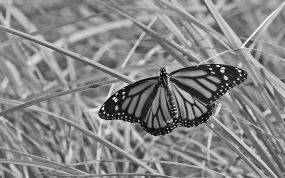
#> input picture exc3/butterfly.jpg, 285 x 178 px
$ jupyter execute exc3.ipynb   (shell and % lines are left out)
#> lines starting #> are read from the running program, lines starting #| are printed output that depends on the picture
Q1. Average and Gaussian Filtering

[cell 1]
import cv2 as cv
import numpy as np
from matplotlib import pyplot as plt

img = cv.imread('butterfly.jpg',cv.IMREAD_REDUCED_GRAYSCALE_4)
#> img is the input picture: shape (178, 285); min 8, max 254, mean 134
assert img is not None
kernel = np.ones((9,9),np.float32)/81
avg = cv.filter2D(img,-1,kernel)
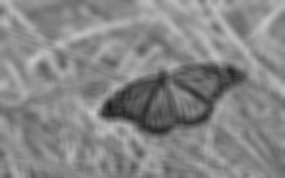
#> avg: shape (178, 285); min 29, max 200, mean 134
gaus = cv.GaussianBlur(img,(9,9),sigmaX=4,sigmaY=4)

fig,ax = plt.subplots(1,3,figsize=(20,20))
ax[0].imshow(cv.cvtColor(img,cv.COLOR_BGR2RGB))
ax[0].set_xticks([]),ax[0].set_yticks([])
ax[0].set_title("Original")
ax[1].imshow(cv.cvtColor(avg,cv.COLOR_BGR2RGB))
ax[1].set_xticks([]),ax[1].set_yticks([])
ax[1].set_title("Average  filtering ")
ax[2].imshow(cv.cvtColor(gaus,cv.COLOR_BGR2RGB))
ax[2].set_xticks([]),ax[2].set_yticks([])
ax[2].set_title("Gaussian filtering")
plt.show()
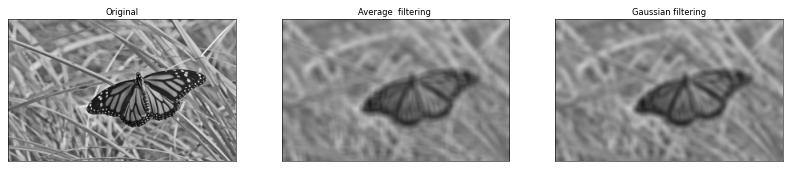
#> figure drawn by matplotlib, 3 panels

# [7 lines of commented-out code are left out]

Q2

[cell 2]
from mpl_toolkits.mplot3d import Axes3D
from matplotlib import cm
fig,ax = plt.subplots()
ax = fig.add_subplot(111,projection='3d')
step = 0.1
X = np.arange(-5,5+step,step)
Y = np.arange(-5,5+step,step)
XX,YY = np.meshgrid(X,Y)
sigma = 1.
g = np.exp(-(XX**2+YY**2)/(2*sigma**2))
surf = ax.plot_surface(XX,YY,g,cmap=cm.jet)
cset = ax.contourf(XX,YY,g,zdir='z',offset=np.min(g)-1.5,cmap=cm.jet)
ax.set_zlim(np.min(g)-2,np.max(g))
plt.axis("off")
plt.show()
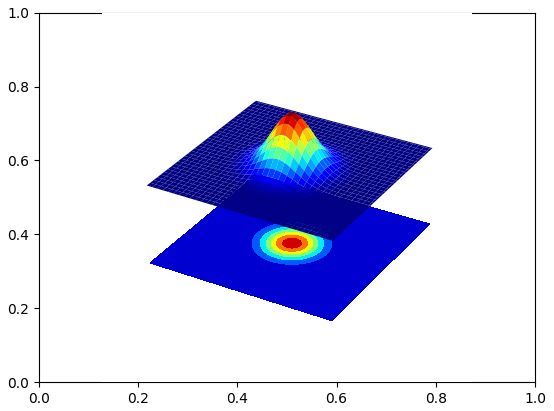
#> figure drawn by matplotlib, 1 panel

Q3(a)

[cell 3]
img = cv.imread("contact_lens.tif",cv.IMREAD_GRAYSCALE)
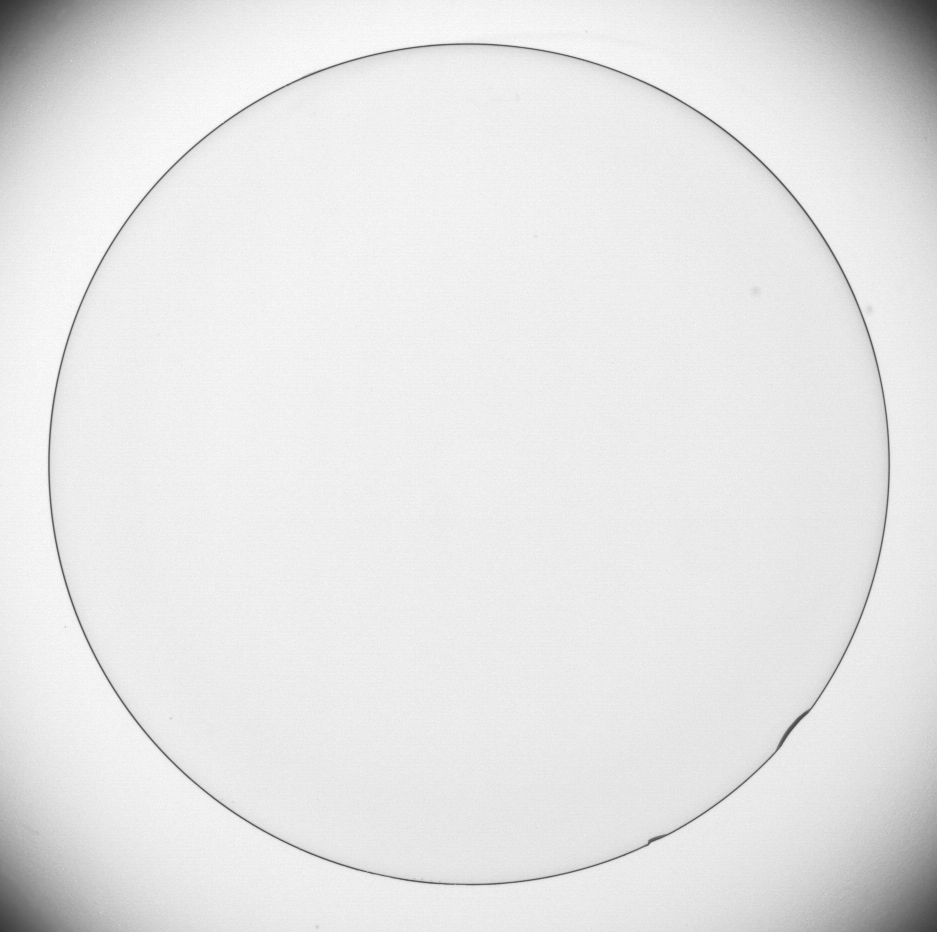
#> input picture exc3/contact_lens.tif, 937 x 932 px
#> img is the input picture: shape (932, 937); min 50, max 255, mean 229.7
sobelkv = np.array([[-1,-2,-1],[0,0,0],[1,2,1]],dtype=np.float32)
sobelkh = np.array([[-1,0,1],[-2,0,2],[-1,0,1]],dtype=np.float32)
sbvimg = cv.filter2D(img,-1,sobelkv)
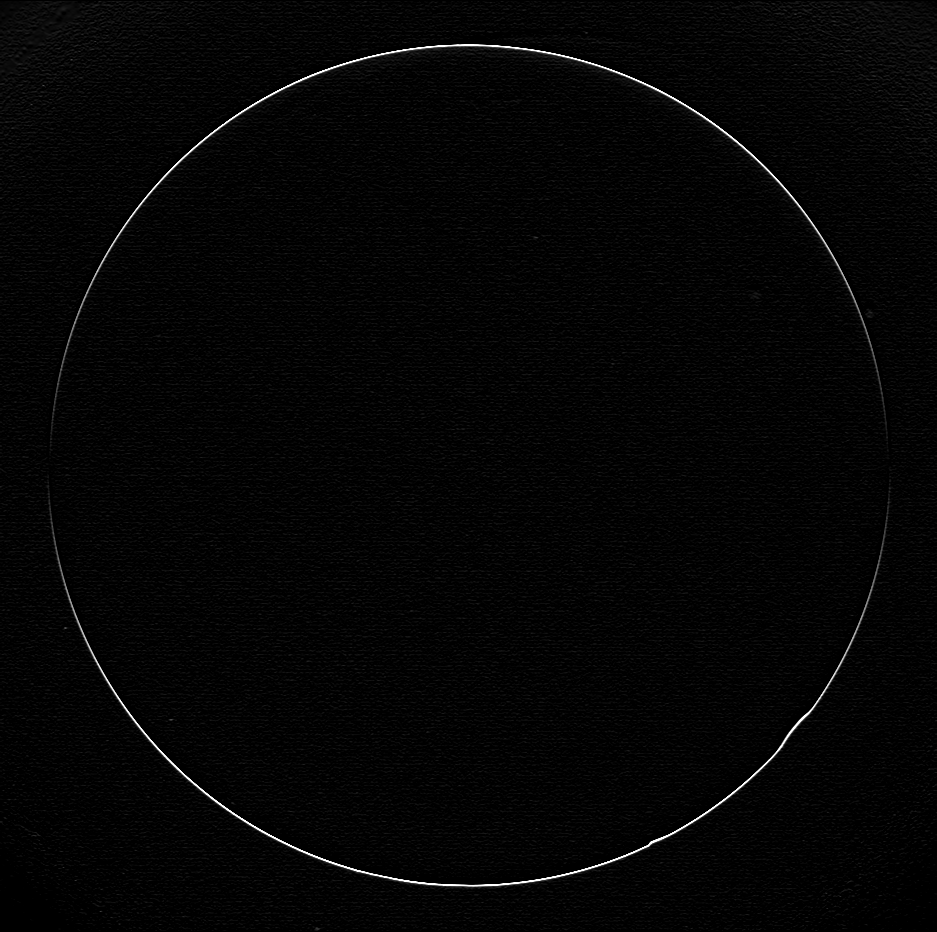
#> sbvimg: shape (932, 937); min 0, max 255, mean 4.7
sbhimg = cv.filter2D(img,-1,sobelkh)
grad_img = np.hypot(sbvimg,sbhimg)

fig,ax = plt.subplots(1,4,figsize=(18,6))
ax[0].imshow(img,cmap='gray',vmin=0,vmax=255)
ax[0].set_xticks([]),ax[0].set_yticks([])
ax[0].set_title("Original")
ax[1].imshow(sbvimg,cmap='gray',vmin=-1020,vmax=1020)
ax[1].set_xticks([]),ax[1].set_yticks([])
ax[1].set_title("Sobel-V  filtering ")
ax[2].imshow(sbhimg,cmap='gray',vmin=-1020,vmax=1020)
ax[2].set_xticks([]),ax[2].set_yticks([])
ax[2].set_title("Sobel-H filtering ")
ax[3].imshow(grad_img,cmap='gray')
ax[3].set_xticks([]),ax[3].set_yticks([])
ax[3].set_title("Gradient Magnitude ")
plt.show()

[cell 4]
f = cv.imread("tom.jpg",cv.IMREAD_GRAYSCALE).astype(np.float32)
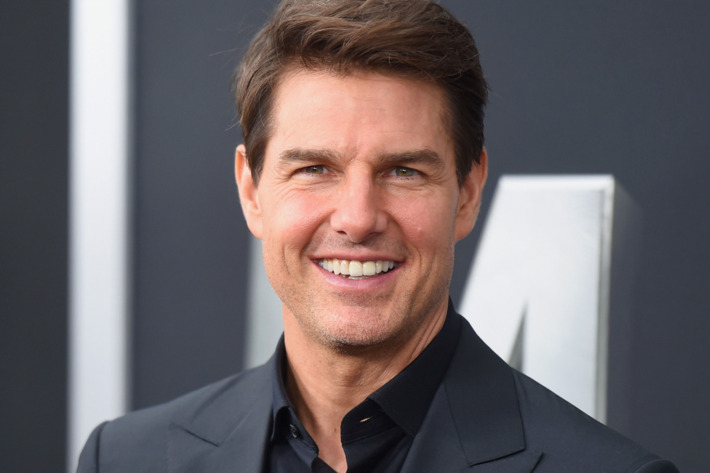
#> input picture exc3/tom.jpg, 710 x 473 px
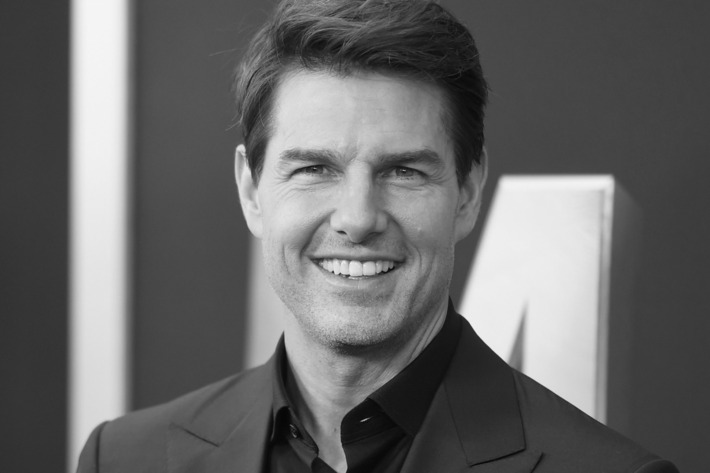
#> f: shape (473, 710) float32; min 5, max 245, mean 103.7

sigma = 2
kernel = cv.getGaussianKernel(20,sigma)
f_lp = cv.sepFilter2D(f,-1,kernel,kernel)
f_hp = f - f_lp
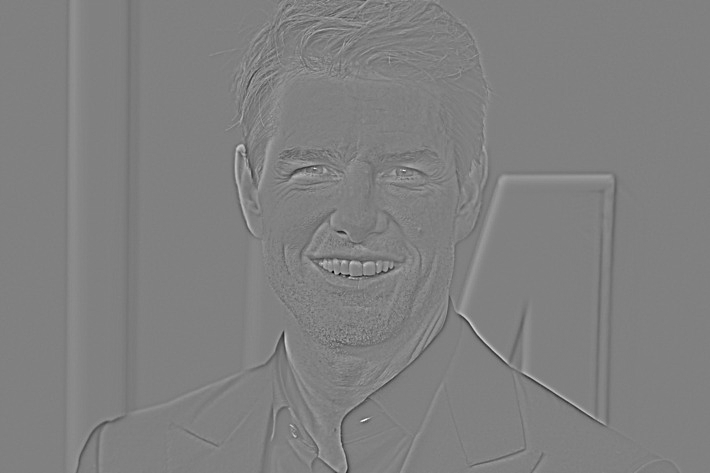
#> f_hp: shape (473, 710) float32; min -105.6, max 103.7, mean 0; drawn with min black and max white
f_sharpned = cv.addWeighted(f,2,f_hp,1,0)
fig,ax = plt.subplots(2,2,figsize=(20,20))
ax[0][0].imshow(f,cmap='gray',vmin=0,vmax=255)
ax[0][0].set_xticks([]),ax[0][0].set_yticks([])
ax[0][0].set_title("Original")
ax[0][1].imshow(f_lp,cmap='gray')
ax[0][1].set_xticks([]),ax[0][1].set_yticks([])
ax[0][1].set_title("Low Pass ")
ax[1][0].imshow(f_hp,cmap='gray')
ax[1][0].set_xticks([]),ax[1][0].set_yticks([])
ax[1][0].set_title("High Pass ")
ax[1][1].imshow(f_sharpned,cmap='gray')
ax[1][1].set_xticks([]),ax[1][1].set_yticks([])
ax[1][1].set_title("Sharpened ")
plt.show()
